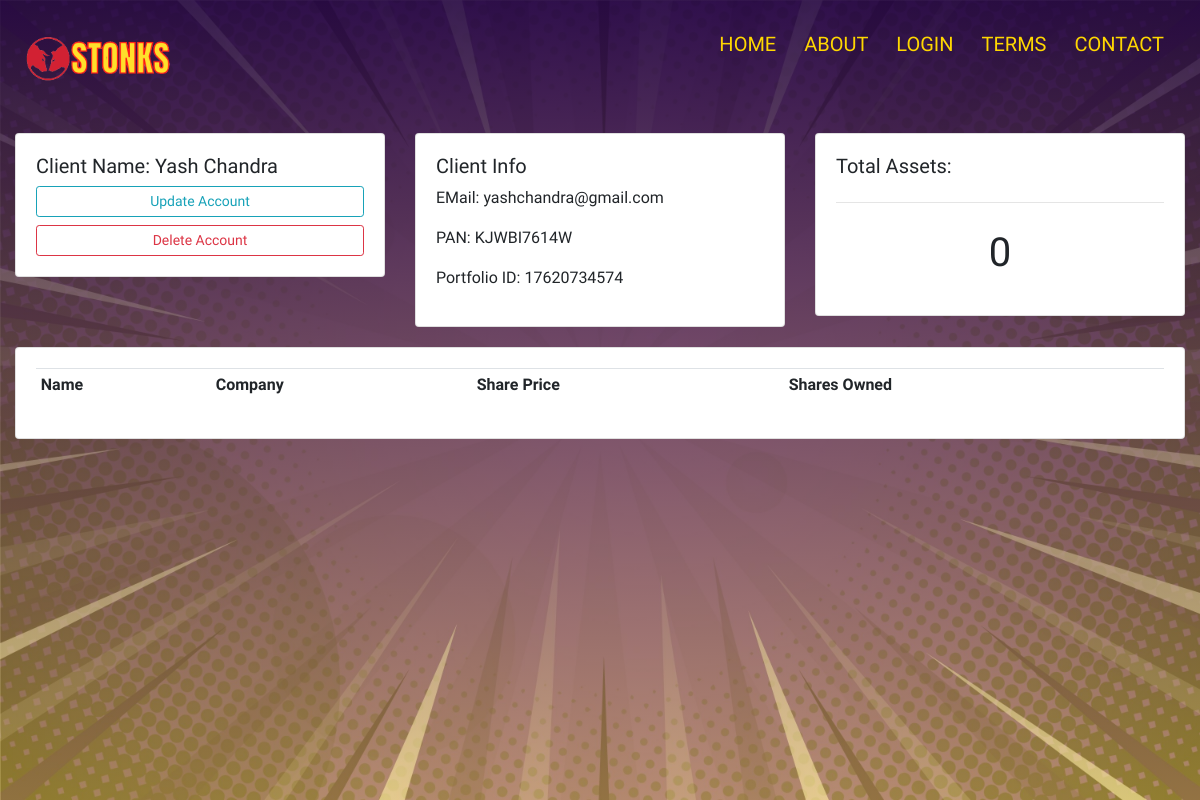
Page /client/9/ on the committed database.
### accounts/models.py (models this page shows, shortened)
class Client(models.Model):
    CID = models.CharField(max_length = 12)
    Name = models.CharField(max_length = 50)
    Email = models.EmailField()
    Portfolio_ID = models.CharField(max_length = 15)
    PAN = models.CharField(max_length = 14)
    data_created = models.DateTimeField(auto_now_add = True)
    Password = models.CharField(max_length=20,default="1234")

### accounts/views.py (the view)
# urls.py: path('client/<str:ID>/', views.client, name='client'),
def client(request, ID):
    client = Client.objects.get(id = ID)
    stocks = client.client_stock_set.all()
    assets = 0
    for S in stocks:
        assets += (S.Shares*S.SID.Price)
    context = {'client': client, 'stocks': stocks, 'assets': assets}
    return render(request, 'accounts/client.html', context)

### accounts/templates/accounts/client.html (shortened to what this page needs)
{% load static %}
<!DOCTYPE html>
<html>
<head>
	<link rel="stylesheet" href="https://stackpath.bootstrapcdn.com/bootstrap/4.3.1/css/bootstrap.min.css">
    <link rel="stylesheet" type="text/css" href="{% static '/css/client.css' %}">
</head>
<body>
    <section class="header">
	<nav>
        <a href="{% url 'home' %}"><img src="{% static '/images/03.png' %}"></a>
        <div class="nav-links">
            <ul>
                <li> <a href="{% url 'home' %}">HOME</a></li>
                <li> <a href="{% url 'about' %}">ABOUT</a></li>
                <li> <a href="{% url 'login' %}">LOGIN</a></li>
                <li> <a href="{% url 'terms' %}">TERMS</a></li>
                <li> <a href="{% url 'contact' %}">CONTACT</a></li>
            </ul>
        </div>
    </nav>
	<div class="container-fluid">
        <br>
        <div class="row">
            <div class="col-md">
                <div class="card card-body">
                    <h5>Client Name: {{client.Name}}</h5>
                    <a class="btn btn-outline-info  btn-sm btn-block" href="">Update Account</a>
                    <a class="btn btn-outline-danger  btn-sm btn-block" href="">Delete Account</a>
                </div>
            </div>
            <div class="col-md">
                <div class="card card-body">
                    <h5>Client Info</h5>
                    <p>EMail: {{client.Email}}</p>
                    <p>PAN: {{client.PAN}}</p>
                    <p>Portfolio ID: {{client.Portfolio_ID}}</p>
                </div>
            </div>
            <div class="col-md">
                <div class="card card-body">
                    <h5>Total Assets:</h5>
                    <hr>
                    <h1 style="text-align: center;padding: 10px">{{assets}}</h1>
                </div>
            </div>
        </div>
        <div class="row">
            <div class="col-md">
                <div class="card card-body">
                    <table class="table table-sm">
                        <tr>
                            <th>Name</th>
                            <th>Company</th>
                            <th>Share Price</th>
                            <th>Shares Owned</th>
                        </tr>
                    </table>
                </div>
            </div>
        </div>
    </div>
    </section>
</body>
</html>

### static/css/client.css (style rules this page uses)
* { margin: 0; padding: 0; font-family: 'Maven Pro', sans-serif; }
nav { display: flex; padding: 1% 2%; justify-content: space-between; align-items: center; }
nav img { width: 150px; }
.nav-links ul li { list-style: none; display: inline-block; padding: 8px 12px; position: relative; }
.nav-links ul li a { color: gold; text-decoration: none; font-size: 20px; }
.nav-links ul li::after { content: ''; width: 0%; height: 4px; background:orangered; display: block; margin: auto; transition: 0.2s; }
.row { padding-bottom: 20px; }

### rows in the picture
Client: Name "Yash Chandra", Email "yashchandra@gmail.com", PAN "KJWBI7614W", Portfolio_ID "17620734574"

### other values in the picture
{{ assets }} "0"
